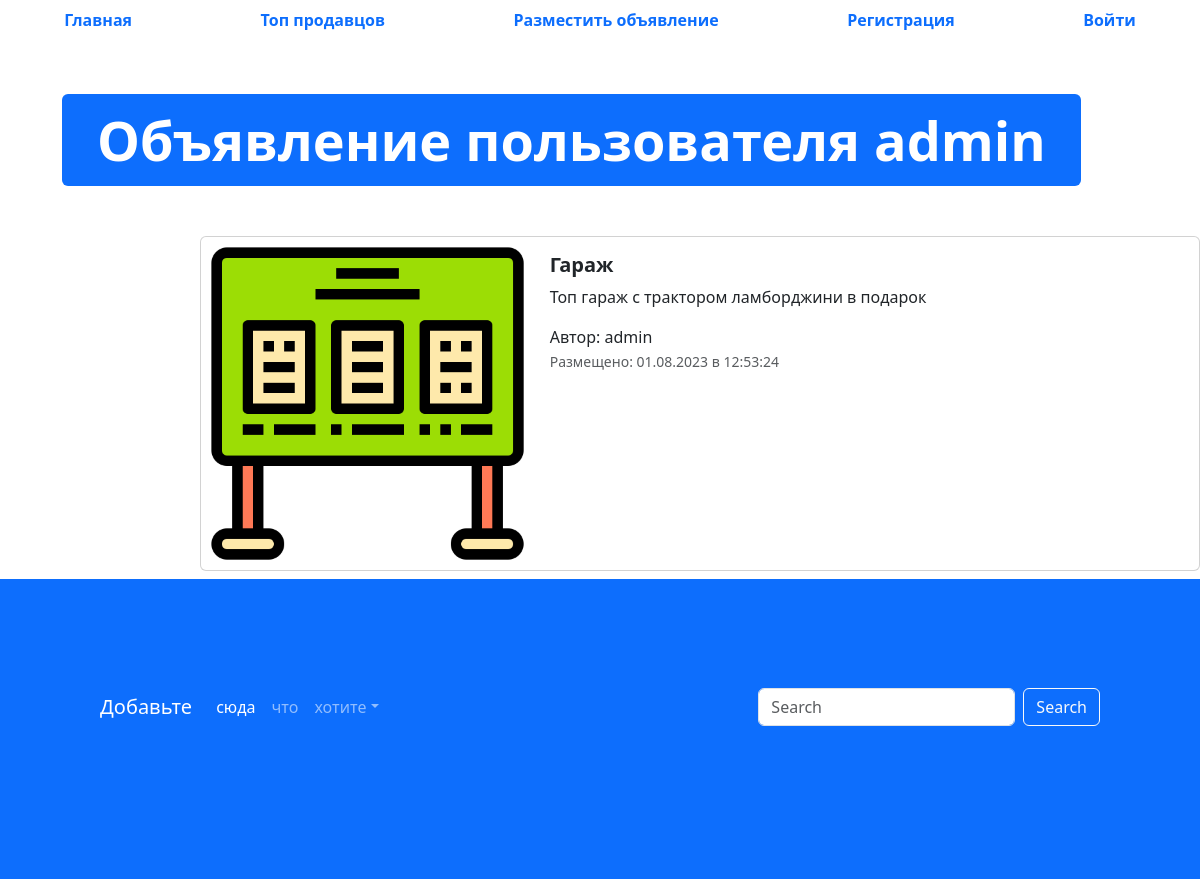
The app's page /adv/1 with its own data.
### app_advertisements/models.py (models this page shows, shortened)
class Advertisement(models.Model):
    title = models.CharField("Заголовок",max_length=128)
    description = models.TextField("Описание")
    price = models.DecimalField("Цена",max_digits=10,decimal_places=2) #99999999,99
    auction = models.BooleanField("Торг",help_text="Отметьте, если торг уместен")
    created_at = models.DateTimeField(auto_now_add=True)
    update_at = models.DateTimeField(auto_now=True)
    user = models.ForeignKey(User,verbose_name="Пользователь",on_delete=models.CASCADE)
    image= models.ImageField("Изображение",upload_to="advertisements/",blank=True)
    class Meta:
        db_table="advertisements"
    @admin.display(description="Дата создания")
    def created_date(self):
        if self.created_at.date() == timezone.now().date():
            created_time = self.created_at.time().strftime("%H:%M:%S")
            return format_html('<span style="color: green;font-weight: bold;">Сегодня в {}</span>',created_time)
        return self.created_at.strftime("%d.%m.%Y в %H:%M:%S")

### app_advertisements/views.py (the view)
# urls.py: path('adv/<int:pk>',advertisement,name = "adv"),
def advertisement(request,pk):
    advertisement = Advertisement.objects.get(id=pk)
    context={"advertisement":advertisement}
    return render(request,"app_advertisements/advertisement.html",context)

### templates/app_advertisements/advertisement.html (shortened to what this page needs)
{% extends 'base.html' %}
{% load static %}
{% block content %}
  <ul class="nav nav-pills sticky-top bg-white nav-fill">
    <li class="nav-item">
      <a class="nav-link" href="{% url 'main-page' %}">
        <span style="font-weight: bold;">Главная</span>
      </a>
    </li>
    <li class="nav-item">
      <a class="nav-link" href="{% url 'top-sellers' %}"><span style="font-weight: bold;">Топ продавцов</span>
      </a>
    </li>
    <li class="nav-item">
      <a class="nav-link" href="{% url 'ad_post' %}">
        <span style="font-weight: bold;">Разместить объявление</span>
      </a>
    </li>
  {% if request.user.is_authenticated %}
    <li class="nav-item">
      <a class="nav-link" href="{% url 'profile' %}">
        <span style="font-weight: bold;">Профиль</span>
      </a>
    </li>
  <li class="nav-item">
    <a class="nav-link" href="{% url 'logout' %}">
      <span style="font-weight: bold;">Выйти</span>
    </a>
  </li>
{% else %}
      <li class="nav-item">
      <a class="nav-link" href="{% url 'register' %}">
        <span style="font-weight: bold;">Регистрация</span>
      </a>
    </li>
    <li class="nav-item">
      <a class="nav-link" aria-current="page" href="{% url 'login' %}">
        <span style="font-weight: bold;">Войти</span>
      </a>
    </li>
  {% endif %}
  </ul>
  <div class="container" style="margin: 50px;">
    <div class="display-2">
      <span class="badge bg-primary">Объявление пользователя {{ advertisement.user }}</span>
    </div>
  </div>
  <div class="col offset-2">
    <div class="card mb-2" style="max-width: 1200px; margin-top: 20px;">
      <div class="row g-0">
        <div class="col-md-4">
          <a href="#" class="nav-link">
            <img src="{% if advertisement.image %} {{ advertisement.image.url }} {% else %} {%static 'img/pic.png' %} {% endif %}" class="img-fluid rounded-start" alt="Card title">
          </a>
        </div>
        <div class="col">
          <div class="card-body">
            <h5 class="card-title">
              <a href="#" class="nav-link"><strong>{{ advertisement.title}}</strong></a>
            </h5>
            <p class="card-text">
             {{ advertisement.description }}
            </p>
            <span>Автор: {{ advertisement.user }}</span>
            <p class="card-text"><small class="text-muted">Размещено: {{ advertisement.created_date}}</small></p>
          </div>
        </div>
      </div>
    </div>
  </div>
  <footer style="padding: 100px; min-height: 300px;" class="bg-primary">
    <nav class="navbar navbar-expand-sm navbar-dark">
      <a class="navbar-brand" href="#">Добавьте</a>
      <div class="collapse navbar-collapse" id="collapsibleNavId">
        <ul class="navbar-nav me-auto mt-2 mt-lg-0">
          <li class="nav-item">
            <a class="nav-link active" href="#" aria-current="page">сюда</a>
          </li>
          <li class="nav-item">
            <a class="nav-link" href="#">что</a>
          </li>
          <li class="nav-item dropdown">
            <a class="nav-link dropdown-toggle" href="#" id="dropdownId" data-bs-toggle="dropdown" aria-haspopup="true"
              aria-expanded="false">хотите</a>
          </li>
        </ul>
        <form class="d-flex my-2 my-lg-0">
          <input class="form-control me-sm-2" type="text" placeholder="Search">
          <button class="btn btn-outline-light my-2 my-sm-0" type="submit">Search</button>
        </form>
      </div>
    </nav>
  </footer>
{% endblock %}

### records on screen
Advertisement: user "admin", title "Гараж", description "Топ гараж с трактором ламборджини в подарок", created_date "01.08.2023 в 12:53:24"
